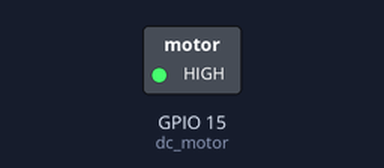
This program was run on a simulated ESP32 board running MicroPython. Parts: switched loads named in the program (green lamp = pin HIGH). At 3.0 s the program stops and its outputs stay as they are.

Above: at 0.1 s.
At 3.1 s:
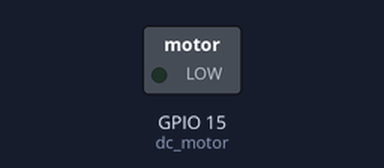
Timing chart, 0 to 4.5 s (numbered marks = the images above):
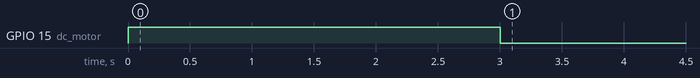

The program:

____.py
```python
from machine import Pin
import time

# 修改拼写错误
dc_motor = Pin(15, Pin.OUT)  # Pin 15 用作输出引脚，具体电路决定是否需要使用 PULL_UP 或 PULL_DOWN

if __name__ == "__main__":
    dc_motor.value(1)  # 启动电机（高电平）
    time.sleep(3)      # 等待 3 秒
    dc_motor.value(0)  # 停止电机（低电平）
```

Measured:
- by itself, GPIO 15 (dc_motor): LOW → HIGH at 0.00 s, → LOW 3.0 s later
